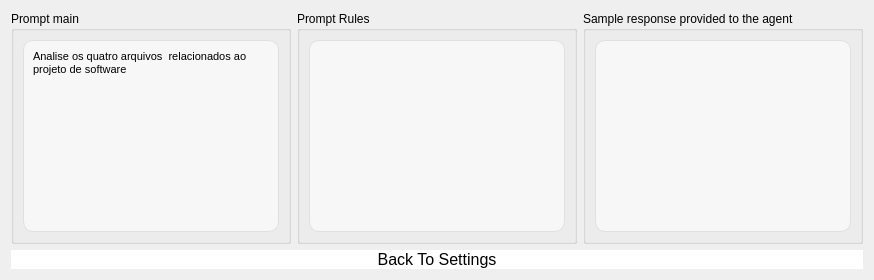
          <widget class="QWidget" name="page_7">
           <layout class="QGridLayout" name="gridLayout_26">
            <item row="0" column="0">
             <widget class="QGroupBox" name="groupBox_5">
              <property name="title">
               <string>Prompt main</string>
              </property>
              <layout class="QGridLayout" name="gridLayout_19">
               <item row="0" column="0">
                <widget class="QTextEdit" name="Promptmain">
                 <property name="sizePolicy">
                  <sizepolicy hsizetype="Fixed" vsizetype="Minimum">
                   <horstretch>0</horstretch>
                   <verstretch>0</verstretch>
                  </sizepolicy>
                 </property>
                 <property name="minimumSize">
                  <size>
                   <width>0</width>
                   <height>0</height>
                  </size>
                 </property>
                 <property name="maximumSize">
                  <size>
                   <width>16777215</width>
                   <height>16777215</height>
                  </size>
                 </property>
                 <property name="toolTip">
                  <string>&lt;html&gt;&lt;head/&gt;&lt;body&gt;&lt;p&gt;If you are going to use advanced vector storage there is no need to reference the reading of the arguments with {read_path_...}, the advanced vector storage will upload the arguments to the openai vector store and then the agent is updated with the respective vector&lt;/p&gt;&lt;/body&gt;&lt;/html&gt;</string>
                 </property>
                 <property name="styleSheet">
                  <string notr="true">            QTextEdit {
                border: 1px solid #E0E0E0;
                padding: 5px;
                border-radius: 10px;
                background-color: #F7F7F7;
                color: black;  /* Cor do texto alterada para preto */
            }</string>
                 </property>
                 <property name="html">
                  <string>&lt;!DOCTYPE HTML PUBLIC "-//W3C//DTD HTML 4.0//EN" "http://www.w3.org/TR/REC-html40/strict.dtd"&gt;
&lt;html&gt;&lt;head&gt;&lt;meta name="qrichtext" content="1" /&gt;&lt;style type="text/css"&gt;
p, li { white-space: pre-wrap; }
&lt;/style&gt;&lt;/head&gt;&lt;body style=" font-family:'MS Shell Dlg 2'; font-size:8.25pt; font-weight:400; font-style:normal;"&gt;
&lt;p style=" margin-top:12px; margin-bottom:12px; margin-left:0px; margin-right:0px; -qt-block-indent:0; text-indent:0px;"&gt;&lt;span style=" font-size:8pt;"&gt;Analise os quatro arquivos  relacionados ao projeto de software&lt;/span&gt;&lt;/p&gt;
&lt;p style="-qt-paragraph-type:empty; margin-top:12px; margin-bottom:12px; margin-left:0px; margin-right:0px; -qt-block-indent:0; text-indent:0px;"&gt;&lt;br /&gt;&lt;/p&gt;&lt;/body&gt;&lt;/html&gt;</string>
                 </property>
                 <property name="placeholderText">
                  <string />
                 </property>
                </widget>
               </item>
              </layout>
             </widget>
            </item>
            <item row="0" column="1">
             <widget class="QGroupBox" name="groupBox_7">
              <property name="title">
               <string>Prompt Rules</string>
              </property>
              <layout class="QGridLayout" name="gridLayout_21">
               <item row="0" column="0">
                <widget class="QTextEdit" name="PromptRules">
                 <property name="sizePolicy">
                  <sizepolicy hsizetype="Fixed" vsizetype="Minimum">
                   <horstretch>0</horstretch>
                   <verstretch>0</verstretch>
                  </sizepolicy>
                 </property>
                 <property name="minimumSize">
                  <size>
                   <width>0</width>
                   <height>0</height>
                  </size>
                 </property>
                 <property name="maximumSize">
                  <size>
                   <width>16777215</width>
                   <height>16777215</height>
                  </size>
                 </property>
                 <property name="styleSheet">
                  <string notr="true">            QTextEdit {
                border: 1px solid #E0E0E0;
                padding: 5px;
                border-radius: 10px;
                background-color: #F7F7F7;
                color: black;  /* Cor do texto alterada para preto */
            }</string>
                 </property>
                 <property name="html">
                  <string>&lt;!DOCTYPE HTML PUBLIC "-//W3C//DTD HTML 4.0//EN" "http://www.w3.org/TR/REC-html40/strict.dtd"&gt;
&lt;html&gt;&lt;head&gt;&lt;meta name="qrichtext" content="1" /&gt;&lt;style type="text/css"&gt;
p, li { white-space: pre-wrap; }
&lt;/style&gt;&lt;/head&gt;&lt;body style=" font-family:'MS Shell Dlg 2'; font-size:8.25pt; font-weight:400; font-style:normal;"&gt;
&lt;p style="-qt-paragraph-type:empty; margin-top:0px; margin-bottom:0px; margin-left:0px; margin-right:0px; -qt-block-indent:0; text-indent:0px;"&gt;&lt;br /&gt;&lt;/p&gt;&lt;/body&gt;&lt;/html&gt;</string>
                 </property>
                 <property name="placeholderText">
                  <string />
                 </property>
                </widget>
               </item>
              </layout>
             </widget>
            </item>
            <item row="0" column="2">
             <widget class="QGroupBox" name="groupBox_6">
              <property name="title">
               <string>Sample response provided to the agent</string>
              </property>
              <layout class="QGridLayout" name="gridLayout_20">
               <item row="0" column="0">
                <widget class="QTextEdit" name="PromptExample">
                 <property name="sizePolicy">
                  <sizepolicy hsizetype="Fixed" vsizetype="Minimum">
                   <horstretch>0</horstretch>
                   <verstretch>0</verstretch>
                  </sizepolicy>
                 </property>
                 <property name="minimumSize">
                  <size>
                   <width>0</width>
                   <height>0</height>
                  </size>
                 </property>
                 <property name="maximumSize">
                  <size>
                   <width>16777215</width>
                   <height>16777215</height>
                  </size>
                 </property>
                 <property name="styleSheet">
                  <string notr="true">            QTextEdit {
                border: 1px solid #E0E0E0;
                padding: 5px;
                border-radius: 10px;
                background-color: #F7F7F7;
                color: black;  /* Cor do texto alterada para preto */
            }</string>
                 </property>
                 <property name="html">
                  <string>&lt;!DOCTYPE HTML PUBLIC "-//W3C//DTD HTML 4.0//EN" "http://www.w3.org/TR/REC-html40/strict.dtd"&gt;
&lt;html&gt;&lt;head&gt;&lt;meta name="qrichtext" content="1" /&gt;&lt;style type="text/css"&gt;
p, li { white-space: pre-wrap; }
&lt;/style&gt;&lt;/head&gt;&lt;body style=" font-family:'MS Shell Dlg 2'; font-size:8.25pt; font-weight:400; font-style:normal;"&gt;
&lt;p style="-qt-paragraph-type:empty; margin-top:12px; margin-bottom:12px; margin-left:0px; margin-right:0px; -qt-block-indent:0; text-indent:0px;"&gt;&lt;br /&gt;&lt;/p&gt;&lt;/body&gt;&lt;/html&gt;</string>
                 </property>
                 <property name="placeholderText">
                  <string />
                 </property>
                </widget>
               </item>
              </layout>
             </widget>
            </item>
            <item row="1" column="0" colspan="3">
             <widget class="QPushButton" name="BackToSettings">
              <property name="font">
               <font>
                <pointsize>-1</pointsize>
               </font>
              </property>
              <property name="styleSheet">
               <string notr="true">            QPushButton {
                background-color: white;

                border-radius: 13px;  /* Borda arredondada (círculo) */
                color: black;  /* Cor do texto alterada para preto */
                font-size: 16px;  /* Ajuste do tamanho do ícone */
            }
            QPushButton:hover {
                background-color: #EDEDED;
            }
            QPushButton:pressed {
                background-color: #DCDCDC;
            }
</string>
              </property>
              <property name="text">
               <string>Back To Settings</string>
              </property>
              <property name="icon">
               <iconset resource="../Qss/icons/_icons.qrc">
                <normaloff>:/material_design/icons/material_design/arrow_back.png</normaloff>:/material_design/icons/material_design/arrow_back.png</iconset>
              </property>
              <property name="iconSize">
               <size>
                <width>39</width>
                <height>29</height>
               </size>
              </property>
             </widget>
            </item>
           </layout>
          </widget>
